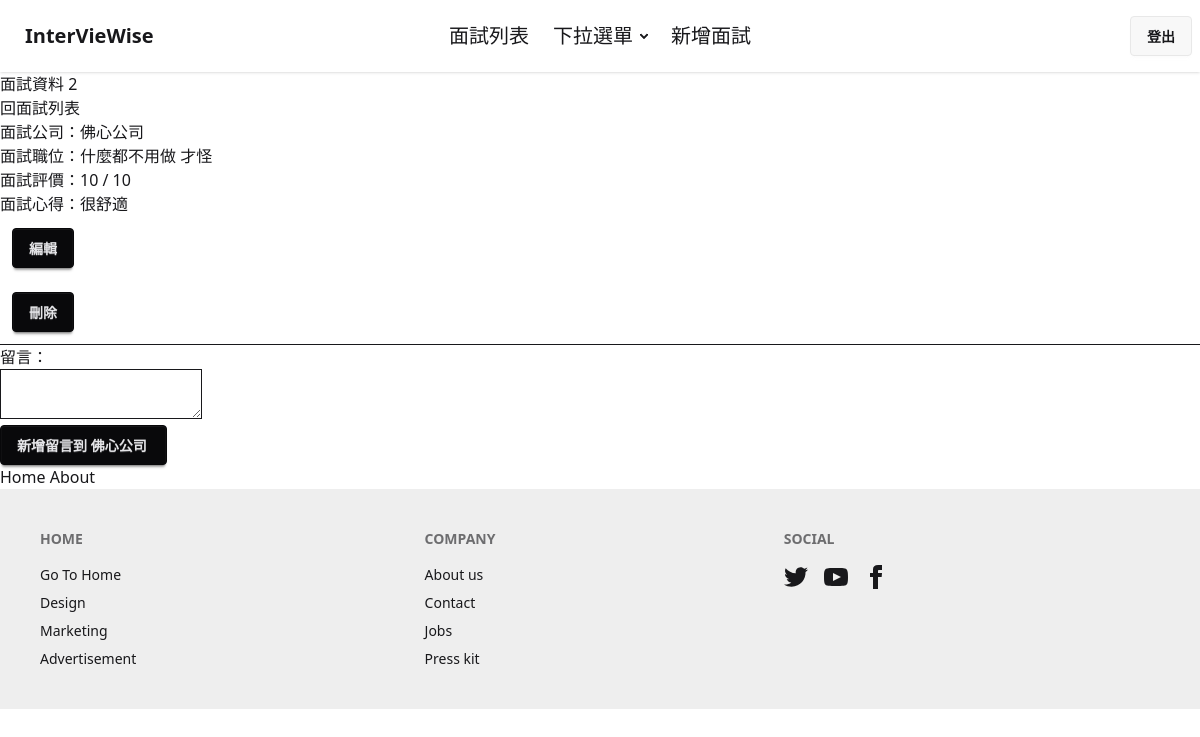
The app's page /interviews/2 (signed in) with its own data.
### interviews/models.py (models this page shows)
class Interview(models.Model):   # 新增一個類別 Interview  ， 繼承了 models.Model 這個類別
    company_name =  models.CharField(max_length=100,null=False)  # 預設值 就是null=False
    position =  models.CharField(max_length=50)
    interview_date = models.DateField(null=True)  #null = True 代表：  這個非必填
    review = models.TextField()
    rating = models.PositiveSmallIntegerField(default=5)
    result = models.CharField(max_length=50,null=True)
    user = models.ForeignKey(User,on_delete=models.CASCADE)

### interviews/views.py (the view)
# urls.py: path("<id>",views.show,name="show"),
@login_required
def show(request,id):
    interview = get_object_or_404(Interview,pk=id)
    if request.POST :
        form = InterviewForm(request.POST,instance=interview)
        form.save()
        return  redirect("interviews:show",interview.id)
        company_name = request.POST["company_name"]
        position = request.POST["position"]
        interview_date = request.POST["interview_date"]
        review = request.POST["review"]
        result = request.POST["result"]
        rating = request.POST["rating"]
        interview = get_object_or_404(Interview,pk=id)  # 把 這筆 interview 挑出來，然後：
        interview.company_name = company_name
        interview.position = position
        interview.interview_date =interview_date
        interview.review = review
        interview.result = result
        interview.rating = rating
        interview.save()
        return  redirect("interviews:show",interview.id)
    else:
        comments = interview.comment_set.all()
        return render(
            request,
            "interviews/show.html",
            {"interview":interview,"comments":comments}
            )

### interviews/templates/interviews/show.html (shortened to what this page needs)
{%  extends "layouts/default.html" %}
{% block 'main' %}
<h1>面試資料 {{   interview.id  }}</h1>
<a href="{% url 'interviews:index' %}"> 回面試列表 </a>
<section>
    <h1>面試公司：{{ interview.company_name}}</h1>
    <h2>面試職位：{{ interview.position}}</h2>
    <h3>面試評價：{{  interview.rating}}  /  10</h3>
    <h4>面試心得：{{ interview.review }} </h4>
</section>
<a href="{% url 'interviews:edit' interview.id %}" class="btn btn-neutral mx-3 my-3">編輯</a>
<form action="{% url 'interviews:delete' interview.id %}" method="post" onsubmit="return confirm('是否確認刪除?')">
    <button class="btn btn-neutral mx-3 my-3">刪除</button>
</form>
<hr />
<h2>留言：</h2>
<form action="{% url 'interviews:comment' interview.id %}" method="POST">
    <textarea name="content" id=""></textarea>
    <div>
        <input type="submit" value="新增留言到 {{ interview.company_name }} " class="btn btn-neutral">
    </div>
</form>
{% endblock  %}

### records on screen
Interview: id "2", company_name "佛心公司", position "什麼都不用做 才怪", rating "10", review "很舒適", company_name "新增留言到 佛心公司"
